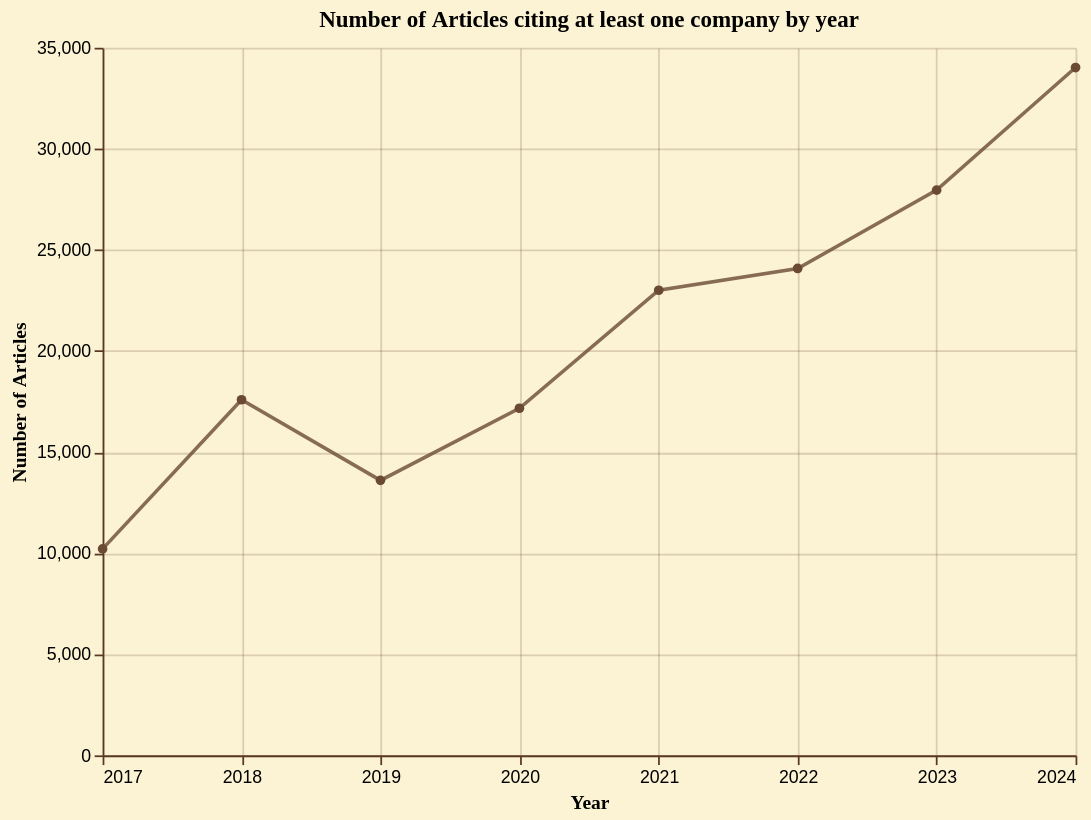

The Vega-Lite source for this figure:
### Vega-Lite specification from a JSON file in a GitHub repository (floating-point values rounded to 4 significant figures)
{"config": {"background": "#fbf3d3", "view": {"stroke": "transparent", "width": 550, "height": 400}, "axis": {"domainColor": "#5a3921", "gridColor": "#5a3921", "gridOpacity": 0.2, "tickColor": "#5a3921", "labelColor": "black", "titleColor": "black", "titleFont": "EB Garamond"}, "legend": {"labelColor": "black", "titleColor": "black", "labelFont": "EB Garamond", "titleFont": "EB Garamond"}, "title": {"color": "black", "font": "EB Garamond"}, "mark": {"color": "#6b4a32", "opacity": 0.8}, "bar": {"color": "#6b4a32", "opacity": 0.8}, "line": {"color": "#6b4a32", "opacity": 0.8}, "area": {"color": "#6b4a32", "opacity": 0.8}, "point": {"color": "#6b4a32", "opacity": 0.8}}, "data": {"name": "data-2f715a508b903a881ab764571f44d01e"}, "mark": {"type": "line", "point": true}, "encoding": {"tooltip": [{"field": "year", "format": "%Y", "title": "Year", "type": "temporal"}, {"field": "count", "format": ",", "title": "Number of Articles", "type": "quantitative"}], "x": {"field": "year", "title": "Year", "type": "temporal"}, "y": {"field": "count", "title": "Number of Articles", "type": "quantitative"}}, "title": "Number of Articles citing at least one company by year", "$schema": "https://vega.github.io/schema/vega-lite/v5.20.1.json", "datasets": {"data-2f715a508b903a881ab764571f44d01e": [{"year": "2017-01-01T00:00:00", "declared": "Some cited companies", "count": 10213}, {"year": "2018-01-01T00:00:00", "declared": "Some cited companies", "count": 17590}, {"year": "2019-01-01T00:00:00", "declared": "Some cited companies", "count": 13602}, {"year": "2020-01-01T00:00:00", "declared": "Some cited companies", "count": 17169}, {"year": "2021-01-01T00:00:00", "declared": "Some cited companies", "count": 23006}, {"year": "2022-01-01T00:00:00", "declared": "Some cited companies", "count": 24084}, {"year": "2023-01-01T00:00:00", "declared": "Some cited companies", "count": 27958}, {"year": "2024-01-01T00:00:00", "declared": "Some cited companies", "count": 34022}]}}
